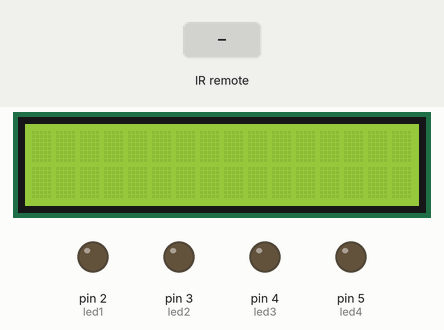
Recording of a sketch running on a simulated Arduino Uno, built with avr-gcc and run on an emulated ATmega328P. Shown: 16×2 character LCD, output pins drawn as LEDs (lit = HIGH). The test bench sets the inputs (shaded band).

Above: at 1.2 s.
1.3 s: infrared code 0xC101E57B received
At 2.3 s:
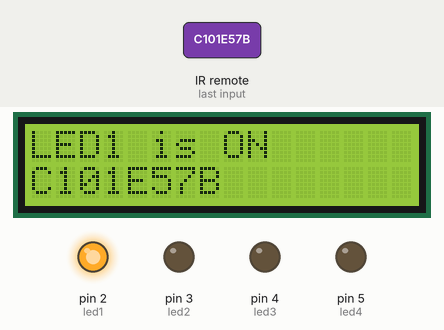
2.8 s: infrared code 0x9716BE3F received
At 3.4 s:
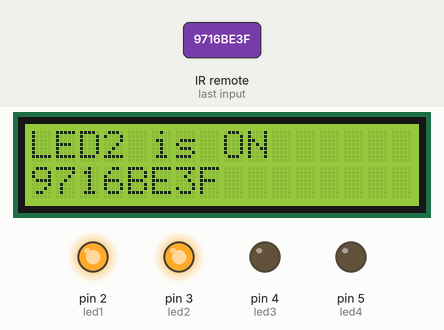
4.3 s: infrared code 0x97483BFB received
At 4.6 s:
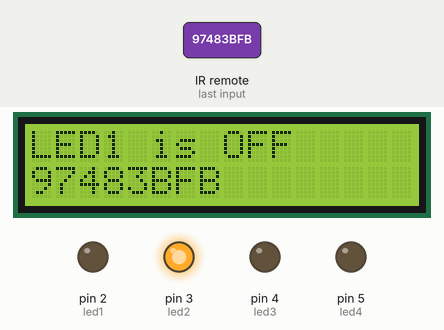
5.8 s: infrared code 0x8C22657B received
At 6.9 s:
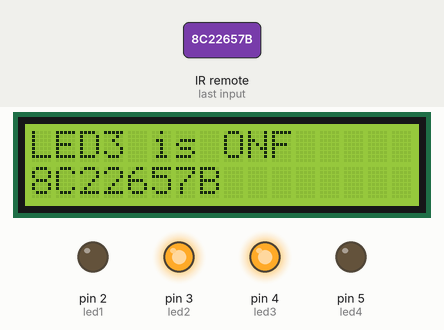
7.3 s: infrared code 0x3D9AE3F7 received
At 8.1 s:
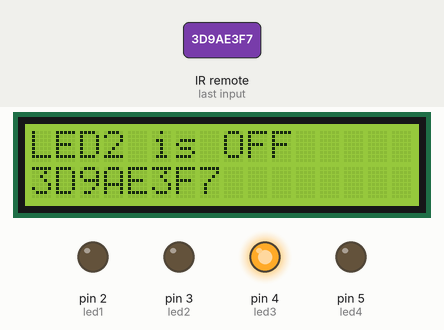
8.8 s: infrared code 0x32C6FDF7 received
At 9.2 s:
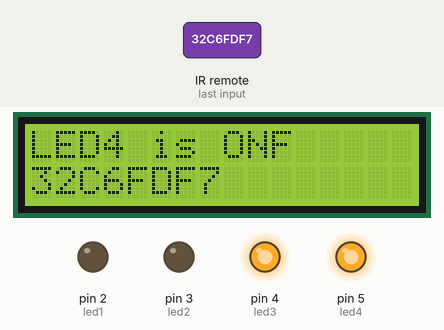
Timing chart, 0 to 11.3 s (numbered marks = the images above; inputs shaded):
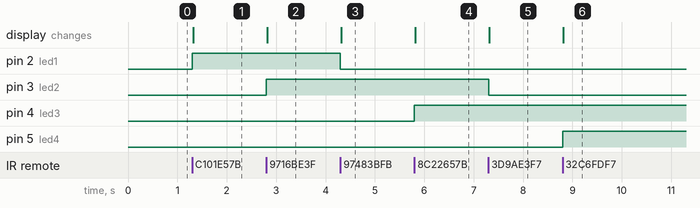

Measured:
- after the input at 1.3 s, pin 2 (led1): LOW → HIGH at once; the display: changes at once (image 1)
- after the input at 2.8 s, pin 3 (led2): LOW → HIGH at once; the display: changes at once (image 2)
- after the input at 4.3 s, pin 2 (led1): HIGH → LOW at once; the display: changes at once (image 3)
- after the input at 5.8 s, pin 4 (led3): LOW → HIGH at once; the display: changes at once (image 4)
- after the input at 7.3 s, pin 3 (led2): HIGH → LOW at once; the display: changes at once (image 5)
- after the input at 8.8 s, pin 5 (led4): LOW → HIGH at once; the display: changes at once (image 6)

The sketch:

3._IR_Remote.ino
```cpp
/*
 예제 8.2
 적외선 리모컨을 이용한 LED 제어
*/

// 적외선 리모컨 라이브러리를 불러온다.
#include <IRremote.h>
#include <LiquidCrystal_I2C.h>


LiquidCrystal_I2C lcd(0x27, 16, 2); // LCD address:0x27, 16X2 LCD

// 적외선 수신부가 연결될 핀을 설정한다.
int irPin = 11;

// LED에 연결된 핀을 설정한다.
int led1 = 2;
int led2 = 3;
int led3 = 4;
int led4 = 5;

// LED 제어용 코드 (리모컨에 맞게 수정한다)
long on1  = 0xC101E57B;
long off1 = 0x97483BFB;
long on2  = 0x9716BE3F;
long off2 = 0x3D9AE3F7;
long on3  = 0x8C22657B;
long off3 = 0x488F3CBB;
long on4  = 0x32C6FDF7;
long off4 = 0x1BC0157B;

// 적외선 수신부가 연결된 핀을 리모컨 수신 핀으로 설정한다.
IRrecv irrecv(irPin);

// 수신된 신호의 결과를 results 변수로 설정한다.
decode_results results;

void setup()
{
  // 시리얼 통신을 설정한다.
  Serial.begin(9600);

  // 적외선 리모컨 수신을 시작한다.
  irrecv.enableIRIn();

  // 13번 핀에 연결된 LED를 리모컨 수신시 점멸시킨다.
  irrecv.blink13(true);

  pinMode(led1, OUTPUT);
  pinMode(led2, OUTPUT);
  pinMode(led3, OUTPUT);
  pinMode(led4, OUTPUT);


  lcd.init(); // LCD 설정
  lcd.backlight();  // 백라이트를 켠다.
}

void loop()
{
  // 수신된 코드가 있을 때 실행한다.
  if (irrecv.decode(&results)){
    // 0xFFFFFFFF 값을 제외하고 출력한다.
    if(results.value != 0xFFFFFFFF){
      // 수신된 코드가 on1과 같을 때
      if(results.value == on1){
      	digitalWrite(led1, HIGH);
        lcd.setCursor(0,0);
        lcd.print("LED1 is ON");
        lcd.setCursor(0,1);
        lcd.print("C101E57B");
      }
      // 수신된 코드가 off1과 같을 때
      if(results.value == off1){
      	digitalWrite(led1, LOW);
        lcd.setCursor(0,0);
        lcd.print("LED1 is OFF");
        lcd.setCursor(0,1);
        lcd.print("97483BFB");
      }
      // 수신된 코드가 on2와 같을 때
      if(results.value == on2){
      	digitalWrite(led2, HIGH);
        lcd.setCursor(0,0);
        lcd.print("LED2 is ON");
        lcd.setCursor(0,1);
        lcd.print("9716BE3F");
      }
      // 수신된 코드가 off2와 같을 때
      if(results.value == off2){
      	digitalWrite(led2, LOW);
        lcd.setCursor(0,0);
        lcd.print("LED2 is OFF");
        lcd.setCursor(0,1);
        lcd.print("3D9AE3F7");
      }
      // 수신된 코드가 on3와 같을 때
      if(results.value == on3){
      	digitalWrite(led3, HIGH);
        lcd.setCursor(0,0);
        lcd.print("LED3 is ON");
        lcd.setCursor(0,1);
        lcd.print("8C22657B");
      }
      // 수신된 코드가 off3와 같을 때
      if(results.value == off3){
      	digitalWrite(led3, LOW);
        lcd.setCursor(0,0);
        lcd.print("LED3 is OFF");
        lcd.setCursor(0,1);
        lcd.print("488F3CBB");
      }
    // 수신된 코드가 on4와 같을 때
      if(results.value == on4){
      	digitalWrite(led4, HIGH);
        lcd.setCursor(0,0);
        lcd.print("LED4 is ON");
        lcd.setCursor(0,1);
        lcd.print("32C6FDF7");
      }
    // 수신된 코드가 off4와 같을 때
      if(results.value == off4){
      	digitalWrite(led4, LOW);
        lcd.setCursor(0,0);
        lcd.print("LED4 is OFF");
        lcd.setCursor(0,1);
        lcd.print("1BC0157B");
      }
    };
    // 다음 수신을 위해서 준비한다.
    irrecv.resume();
  }
}
```
